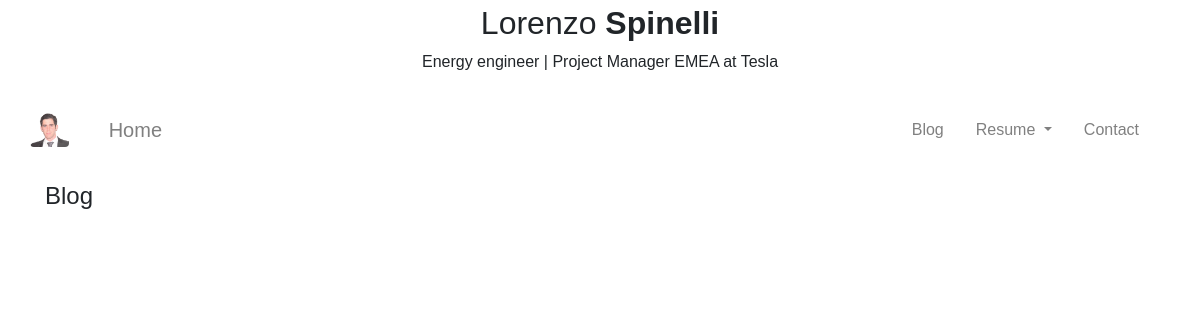
/blog/list/, run on an earlier commit of the app's database.
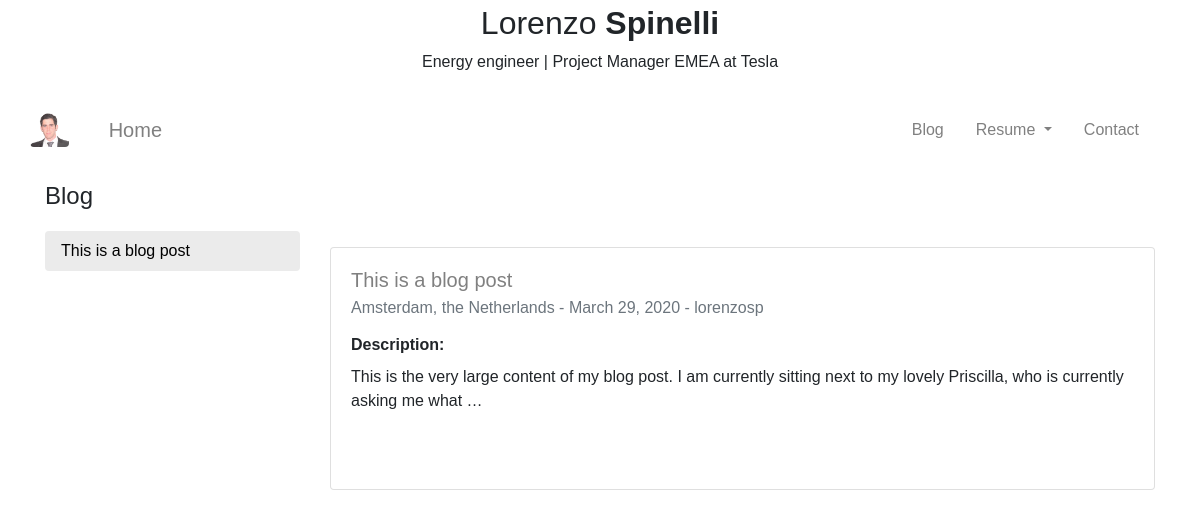
And on a later commit of the database.
### blog/models.py (models this page shows)
class Post(
        TimeStampable, Named, Pictured,
        Localizable, Attachable, Authorable
    ):
    content = models.TextField()
    class Meta:
        ordering = ['-created_date']

### resume/base_models.py (models this page shows)
class Authorable(models.Model):
    active = models.BooleanField(default=True)
    created_by = models.ForeignKey(
        User,
        verbose_name="Created by",
        on_delete=models.CASCADE,
        related_name="%(app_label)s_%(class)s_related_creator",
        related_query_name="%(app_label)s_%(class)s_created",
        editable=False,
    )
    modified_by = models.ForeignKey(
        User,
        verbose_name="Last modified by",
        on_delete=models.CASCADE,
        related_name="%(app_label)s_%(class)s_related_modifier",
        related_query_name="%(app_label)s_%(class)s_modified",
        editable=False,
    )

### blog/views.py (the view)
class PostListView(ListView):
    context_object_name = 'posts'
    model = Post
    template_name = 'mainpage/blog/blog.html'

### templates/mainpage/blog/blog.html
{% extends 'mainpage/base.html' %}
{% block body_block %}
<h4 class="my-3 bg-white">
    Blog
</h4>
<div class="row sticky-top">
    <nav class="col-sm-5 col-lg-3 my-1" id="myScrollspy">
        <ul class="nav nav-pills flex-column bg-white">
            {% for p in posts %}
            <li class="nav-item">
                <a class="nav-link active" href="#list-item-{{ forloop.counter }}">
                    {{ p.name }}
                </a>
            </li>
            {% endfor %}
        </ul>
    </nav>
    <div class='col-sm-7 col-lg-9 my-1' id='scrolled' data-spy="scroll" data-target="#myScrollspy" data-offset="1">
        {% for p in posts %}
        <div class="card my-3" id="list-item-{{ forloop.counter}}">
            <div class="card-body">
                <div class="row">
                    <div class="col-xs-8 col-sm-9 col-lg-10">
                        <h5 class="card-title">
                            <a href="{% url 'blog:post' p.slug %}">
                                {{ p.name }}
                            </a>
                        </h5>
                        <h6 class="card-subtitle mb-2 text-muted">
                            {{ p.location }} - {{ p.created_date }} - {{ p.created_by }}
                        </h6>
                    </div>
                </div>
                <p class="card-text my-2"><strong>Description:</strong><br>
                    {{ p.content|truncatewords:"25"|linebreaks }}<br>
                </p>
            </div>
        </div>
        {% endfor %}
    </div>
</div>
{% endblock body_block %}

What changed in the data, as far as the page shows it:
added Post: name "This is a blog post", location "Amsterdam, the Netherlands", created_date "March 29, 2020", created_by "lorenzosp", content "This is the very large content of my blog post. I am currently sitting next to my lovely Priscilla, who is currently asking me what …"
